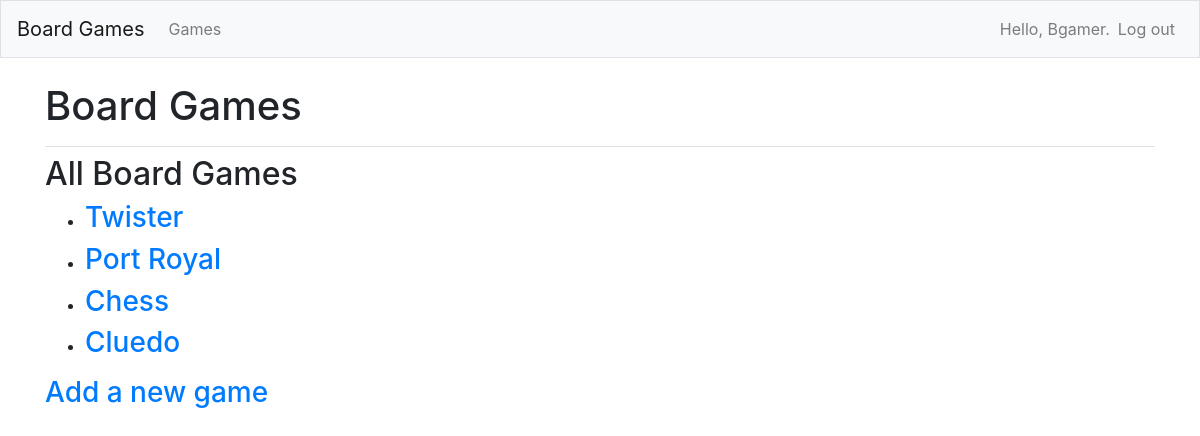
Screenshot of /games/ (signed in) with the database file from the repository.
### boardgames/models.py (models this page shows)
class Game(models.Model):
    text = models.CharField(max_length=250)
    description = models.TextField(default="Describe your game")
    owner = models.CharField(default="Owner", max_length=250)
    date_added = models.DateTimeField(auto_now_add=True)
    def __str__(self):
        return self.text

### boardgames/views.py (the view)
# urls.py: path('games/', views.games, name='games'),
@login_required
def games(request):
    games = Game.objects.order_by('-date_added')
    context = {'games': games}
    return render(request, 'boardgames/games.html', context)

### boardgames/templates/boardgames/games.html
{% extends "boardgames/base.html" %}
{% block page_header %}
  <h1>Board Games</h1>
{% endblock page_header %}
{% block content %}
<h2>All Board Games</h2>
<ul>
    {% for game in games %}
        <li><h3>
            <a href="{% url 'boardgames:game' game.id %}">{{ game }}</a>
        </h3></li>
    {% empty %}
        <li><h3>No games have been added yet.</h3></li>
    {% endfor %}
    </ul>
    <h3><a href="{% url 'boardgames:new_game' %}">Add a new game</a></h3>
{% endblock content %}

### boardgames/templates/boardgames/base.html (shortened to what this page needs)
{% load bootstrap4 %}
<!doctype html>
<html lang="en">
<head>
  {% bootstrap_css %}
</head>
<body>
    <nav class="navbar navbar-expand-md navbar-light bg-light mb-4 border">
      <a class="navbar-brand" href="{% url 'boardgames:index'%}">
          Board Games</a>
        <div class="collapse navbar-collapse" id="navbarCollapse">
            <ul class="navbar-nav mr-auto">
              <li class="nav-item">
                <a class="nav-link" href="{% url 'boardgames:games'%}">
                    Games</a></li>
            </ul>
            <ul class="navbar-nav ml-auto">
                {% if user.is_authenticated %}
                  <li class="nav-item">
                    <span class="navbar-text">Hello, {{ user.username }}.</span>
                  </li>
                  <li class="nav-item">
                    <a class="nav-link" href="{% url 'users:logout' %}">Log out</a>
                  </li>
                {% else %}
                  <li class="nav-item">
                    <a class="nav-link" href="{% url 'users:register' %}">Register</a>
                  </li>
                  <li class="nav-item">
                    <a class="nav-link" href="{% url 'users:login' %}">Log in</a></li>
                {% endif %}
              </ul>
            </div>
          </nav>
          <main role="main" class="container">
            <div class="pb-2 mb-2 border-bottom">
              {% block page_header %}{% endblock page_header %}
            </div>
            <div>
              {% block content %}{% endblock content %}
            </div>
          </main>
        </body>
        </html>

### rows the page displays
Game: text "Twister"
Game: text "Port Royal"
Game: text "Chess"
Game: text "Cluedo"

### other values shown
{{ user.username }} "Bgamer"
